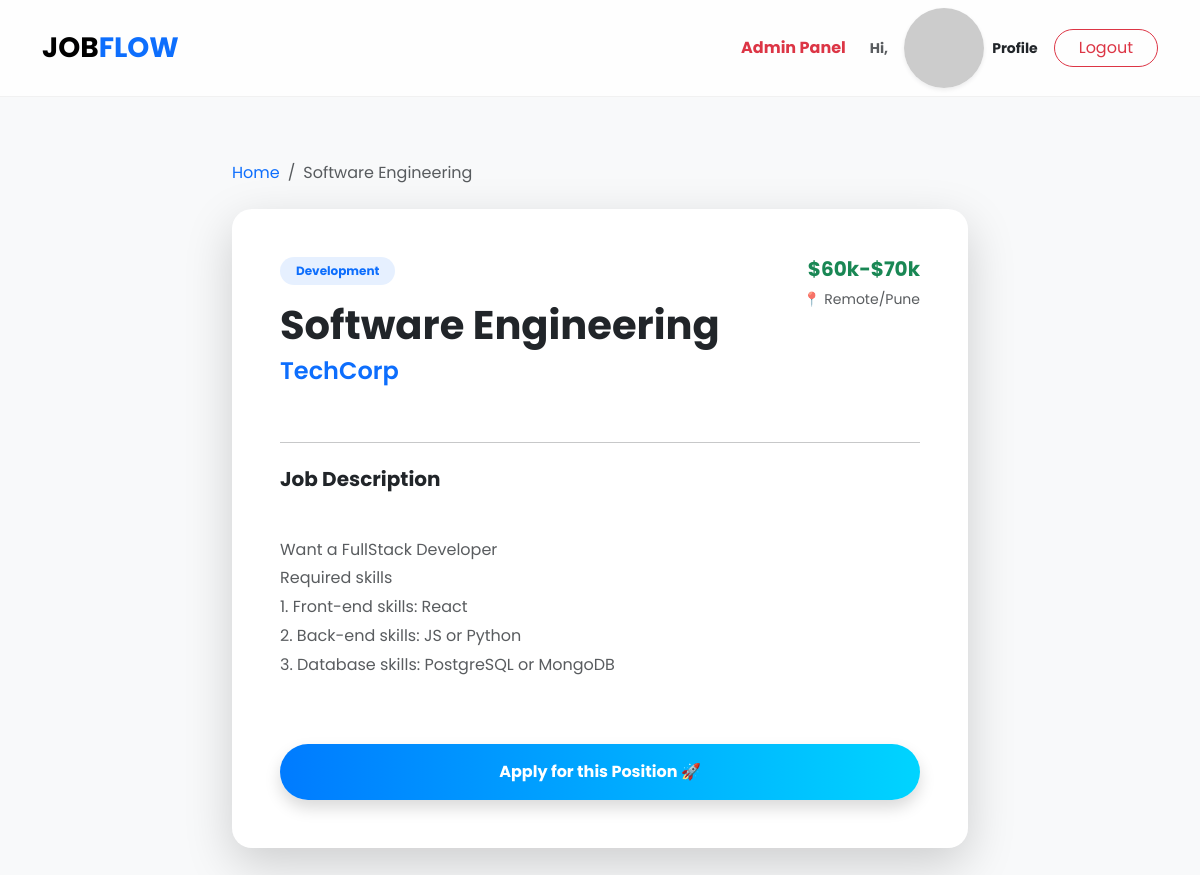
/job/1 (signed in), run on the app's committed database.
### models.py (models this page shows)
class Job(db.Model):
    id = db.Column(db.Integer, primary_key=True)
    title = db.Column(db.String(100), nullable=False)
    company = db.Column(db.String(100), nullable=False)
    location = db.Column(db.String(100), nullable=False)
    salary = db.Column(db.String(50))
    category = db.Column(db.String(100))
    description = db.Column(db.Text, nullable=False)

### app.py (the view)
@app.route('/job/<int:job_id>')
def job_details(job_id):
    job = Job.query.get_or_404(job_id)
    return render_template('job_details.html', job=job)

### app.py (called while the page is built)
@login_manager.user_loader
def load_user(user_id):
    return User.query.get(int(user_id))

### templates/job_details.html
{% extends "base.html" %}
{% block content %}
<div class="container py-5">
    <div class="row justify-content-center">
        <div class="col-lg-8" data-aos="fade-up">
            <nav aria-label="breadcrumb" class="mb-4">
                <ol class="breadcrumb">
                    <li class="breadcrumb-item"><a href="/" class="text-decoration-none">Home</a></li>
                    <li class="breadcrumb-item active">{{ job.title }}</li>
                </ol>
            </nav>
            <div class="card job-card post-job-card p-5 shadow-lg border-0">
                <div class="d-flex justify-content-between align-items-start mb-4">
                    <div>
                        <span class="badge rounded-pill px-3 py-2 text-primary mb-3" style="background: rgba(13, 110, 253, 0.1);">
                            {{ job.category if job.category else 'General' }}
                        </span>
                        <h1 class="fw-bold">{{ job.title }}</h1>
                        <h4 class="text-primary fw-semibold">{{ job.company }}</h4>
                    </div>
                    <div class="text-end">
                        <h5 class="fw-bold text-success">{{ job.salary if job.salary else 'Negotiable' }}</h5>
                        <p class="text-muted small">📍 {{ job.location }}</p>
                    </div>
                </div>
                <hr class="my-4 opacity-10">
                <div class="mb-5">
                    <h5 class="fw-bold mb-3">Job Description</h5>
                    <p class="text-muted" style="line-height: 1.8; white-space: pre-line;">
                        {{ job.description }}
                    </p>
                </div>
                <div class="d-grid">
                    <a href="{{ url_for('profile', job_id=job.id) }}" class="btn btn-primary btn-join py-3 rounded-pill fw-bold shadow">
                        Apply for this Position 🚀
                    </a>
                </div>
            </div>
        </div>
    </div>
</div>
{% endblock %}

### static/css/style.css (style rules this page uses)
body { font-family: 'Poppins', sans-serif; background: #f8f9fa; color: #333; }
.job-card { border: none; border-radius: 20px; background: white; transition: all 0.4s cubic-bezier(0.175, 0.885, 0.32, 1.275); box-shadow: 0 10px 30px rgba(0,0,0,0.05); }
.btn-primary { background: linear-gradient(45deg, #007bff, #00d4ff); border: none; padding: 10px 25px; border-radius: 10px; }
.btn-primary, .btn-premium { transition: all 0.3s ease; position: relative; overflow: hidden; }
.btn-join { background: linear-gradient(90deg, #007bff, #00d4ff, #007bff); background-size: 200% 100%; animation: shimmer 3s infinite linear; }

### data on the page
Job: title "Software Engineering", category "Development", company "TechCorp", salary "$60k-$70k", location "Remote/Pune", description "Want a FullStack Developer Required skills 1. Front-end skills: React 2. Back-end skills: JS or Python 3. Database skills: PostgreSQL or MongoDB"
